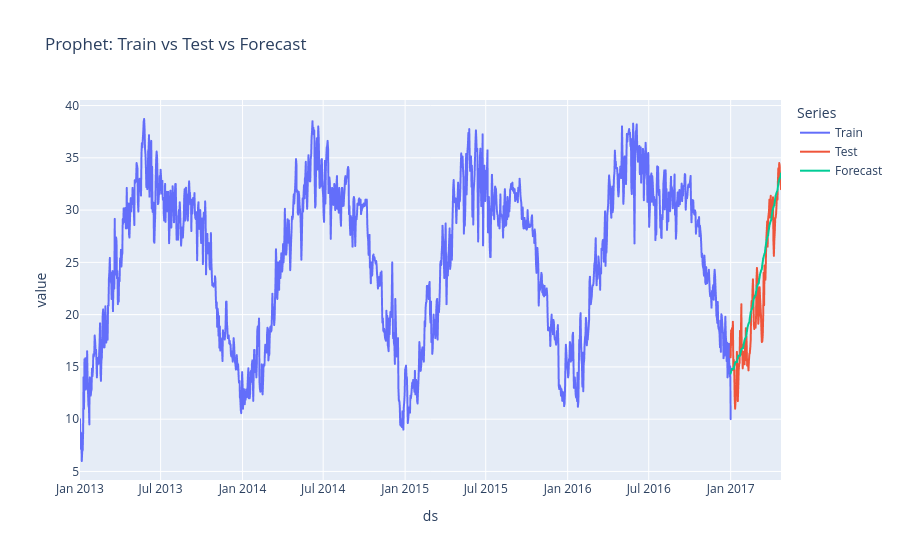

Source (notebook cell):
### Markdown cell above
Trend: piecewise linear (or logistic) trend with regularization to prevent overfitting.

Seasonality via Fourier series: handles smooth seasonal patterns well (e.g., “low in Jan/Dec, high in July”), even for long periods like 365 days.

Robust to missing data and outliers (in practice often easier than SARIMAX).

### Code cell
from sklearn.metrics import mean_squared_error
from prophet import Prophet

# --- Prepare data in Prophet format: ds (datetime) and y (target) ---
train = df_train.copy()
test = df_test.copy()

train["date"] = pd.to_datetime(train["date"])
test["date"] = pd.to_datetime(test["date"])

prophet_train = train.rename(columns={"date": "ds", "meantemp": "y"})[["ds", "y"]]
prophet_test  = test.rename(columns={"date": "ds", "meantemp": "y"})[["ds", "y"]]

# --- Fit Prophet ---
m = Prophet(
    yearly_seasonality=True,   # important for your case
    weekly_seasonality=True,   # often safe for daily data (can set False if not needed)
    daily_seasonality=False,   # usually not needed for daily weather (turn on if intra-week patterns)
    seasonality_mode="additive",
    changepoint_prior_scale=0.05  # lower = smoother trend, higher = more flexible
)

m.fit(prophet_train)

# --- Forecast exactly the test dates ---
future = prophet_test[["ds"]]
fcst = m.predict(future)

# Prophet output includes yhat, yhat_lower, yhat_upper
y_pred = fcst["yhat"].values
y_true = prophet_test["y"].values

rmse = np.sqrt(mean_squared_error(y_true, y_pred))
print("RMSE:", rmse)

# --- Plot: Train + Test + Forecast ---
plot_df = pd.concat([
    prophet_train.rename(columns={"y": "value"}).assign(Series="Train"),
    prophet_test.rename(columns={"y": "value"}).assign(Series="Test"),
    pd.DataFrame({"ds": prophet_test["ds"], "value": y_pred, "Series": "Forecast"})
], ignore_index=True)

fig = px.line(plot_df, x="ds", y="value", color="Series", title="Prophet: Train vs Test vs Forecast")
fig.show()
